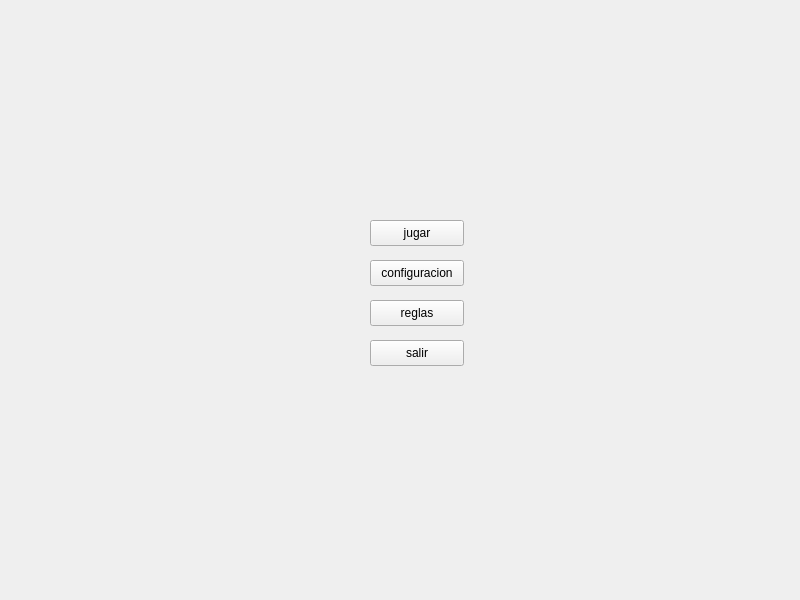
<?xml version="1.0" encoding="UTF-8"?>
<ui version="4.0">
 <class>MainWindow</class>
 <widget class="QMainWindow" name="MainWindow">
  <property name="geometry">
   <rect>
    <x>0</x>
    <y>0</y>
    <width>800</width>
    <height>600</height>
   </rect>
  </property>
  <property name="windowTitle">
   <string>MainWindow</string>
  </property>
  <widget class="QWidget" name="centralwidget">
   <widget class="QStackedWidget" name="pp">
    <property name="geometry">
     <rect>
      <x>0</x>
      <y>20</y>
      <width>801</width>
      <height>551</height>
     </rect>
    </property>
    <property name="layoutDirection">
     <enum>Qt::LayoutDirection::LeftToRight</enum>
    </property>
    <property name="currentIndex">
     <number>0</number>
    </property>
    <widget class="QWidget" name="menu_i">
     <widget class="QPushButton" name="iniciar">
      <property name="geometry">
       <rect>
        <x>370</x>
        <y>200</y>
        <width>94</width>
        <height>26</height>
       </rect>
      </property>
      <property name="text">
       <string>jugar</string>
      </property>
     </widget>
     <widget class="QPushButton" name="config">
      <property name="geometry">
       <rect>
        <x>370</x>
        <y>240</y>
        <width>94</width>
        <height>26</height>
       </rect>
      </property>
      <property name="text">
       <string>configuracion</string>
      </property>
     </widget>
     <widget class="QPushButton" name="reglas">
      <property name="geometry">
       <rect>
        <x>370</x>
        <y>280</y>
        <width>94</width>
        <height>26</height>
       </rect>
      </property>
      <property name="text">
       <string>reglas</string>
      </property>
     </widget>
     <widget class="QPushButton" name="salir">
      <property name="geometry">
       <rect>
        <x>370</x>
        <y>320</y>
        <width>94</width>
        <height>26</height>
       </rect>
      </property>
      <property name="text">
       <string>salir</string>
      </property>
     </widget>
    </widget>
    <widget class="QWidget" name="resultado_page">
     <widget class="QLabel" name="resultado">
      <property name="geometry">
       <rect>
        <x>310</x>
        <y>120</y>
        <width>141</width>
        <height>41</height>
       </rect>
      </property>
      <property name="text">
       <string>resultado</string>
      </property>
     </widget>
     <widget class="QPushButton" name="reiniciar">
      <property name="geometry">
       <rect>
        <x>360</x>
        <y>260</y>
        <width>80</width>
        <height>26</height>
       </rect>
      </property>
      <property name="text">
       <string>siguiente</string>
      </property>
     </widget>
    </widget>
    <widget class="QWidget" name="juego">
     <widget class="QLCDNumber" name="vida_j2">
      <property name="geometry">
       <rect>
        <x>580</x>
        <y>100</y>
        <width>131</width>
        <height>51</height>
       </rect>
      </property>
     </widget>
     <widget class="QLCDNumber" name="ronda">
      <property name="geometry">
       <rect>
        <x>380</x>
        <y>20</y>
        <width>131</width>
        <height>51</height>
       </rect>
      </property>
     </widget>
     <widget class="QLCDNumber" name="vida_j1">
      <property name="geometry">
       <rect>
        <x>150</x>
        <y>100</y>
        <width>131</width>
        <height>51</height>
       </rect>
      </property>
     </widget>
     <widget class="QLabel" name="accion">
      <property name="geometry">
       <rect>
        <x>230</x>
        <y>230</y>
        <width>361</width>
        <height>41</height>
       </rect>
      </property>
      <property name="text">
       <string>resultado</string>
      </property>
     </widget>
     <widget class="QWidget" name="gridLayoutWidget">
      <property name="geometry">
       <rect>
        <x>570</x>
        <y>360</y>
        <width>211</width>
        <height>131</height>
       </rect>
      </property>
      <layout class="QGridLayout" name="gridLayout">
       <item row="0" column="1">
        <widget class="QPushButton" name="mejorar">
         <property name="text">
          <string>mejorar</string>
         </property>
        </widget>
       </item>
       <item row="0" column="0">
        <widget class="QPushButton" name="ataque">
         <property name="text">
          <string>ataque</string>
         </property>
        </widget>
       </item>
       <item row="1" column="0">
        <widget class="QPushButton" name="curacion">
         <property name="text">
          <string>Curar</string>
         </property>
        </widget>
       </item>
       <item row="1" column="1">
        <widget class="QPushButton" name="rendirse">
         <property name="text">
          <string>Rendirse</string>
         </property>
        </widget>
       </item>
      </layout>
     </widget>
     <widget class="QLabel" name="letoca">
      <property name="geometry">
       <rect>
        <x>40</x>
        <y>20</y>
        <width>141</width>
        <height>41</height>
       </rect>
      </property>
      <property name="text">
       <string>le toca a</string>
      </property>
     </widget>
     <widget class="QLabel" name="nom_1">
      <property name="geometry">
       <rect>
        <x>150</x>
        <y>60</y>
        <width>141</width>
        <height>41</height>
       </rect>
      </property>
      <property name="text">
       <string/>
      </property>
     </widget>
     <widget class="QLabel" name="nom_2">
      <property name="geometry">
       <rect>
        <x>580</x>
        <y>60</y>
        <width>141</width>
        <height>41</height>
       </rect>
      </property>
      <property name="text">
       <string/>
      </property>
     </widget>
     <widget class="QLabel" name="dado_1">
      <property name="geometry">
       <rect>
        <x>150</x>
        <y>150</y>
        <width>141</width>
        <height>41</height>
       </rect>
      </property>
      <property name="text">
       <string/>
      </property>
     </widget>
     <widget class="QLabel" name="dado_2">
      <property name="geometry">
       <rect>
        <x>580</x>
        <y>150</y>
        <width>141</width>
        <height>41</height>
       </rect>
      </property>
      <property name="text">
       <string/>
      </property>
     </widget>
     <widget class="QProgressBar" name="barra_j1">
      <property name="geometry">
       <rect>
        <x>140</x>
        <y>210</y>
        <width>181</width>
        <height>23</height>
       </rect>
      </property>
      <property name="value">
       <number>24</number>
      </property>
     </widget>
     <widget class="QProgressBar" name="barra_j2">
      <property name="geometry">
       <rect>
        <x>550</x>
        <y>210</y>
        <width>181</width>
        <height>23</height>
       </rect>
      </property>
      <property name="value">
       <number>24</number>
      </property>
     </widget>
     <widget class="CharacterWidget" name="widget" native="true">
      <property name="geometry">
       <rect>
        <x>150</x>
        <y>280</y>
        <width>120</width>
        <height>180</height>
       </rect>
      </property>
     </widget>
     <widget class="CharacterWidget" name="widget_2" native="true">
      <property name="geometry">
       <rect>
        <x>450</x>
        <y>270</y>
        <width>120</width>
        <height>180</height>
       </rect>
      </property>
     </widget>
    </widget>
    <widget class="QWidget" name="personajes">
     <property name="maximumSize">
      <size>
       <width>801</width>
       <height>551</height>
      </size>
     </property>
     <widget class="QWidget" name="horizontalLayoutWidget">
      <property name="geometry">
       <rect>
        <x>30</x>
        <y>200</y>
        <width>711</width>
        <height>91</height>
       </rect>
      </property>
      <layout class="QHBoxLayout" name="horizontalLayout_2">
       <item>
        <widget class="QPushButton" name="p_normal">
         <property name="text">
          <string>normal</string>
         </property>
        </widget>
       </item>
       <item>
        <widget class="QPushButton" name="p_suertudo">
         <property name="text">
          <string>suertudo</string>
         </property>
        </widget>
       </item>
       <item>
        <widget class="QPushButton" name="p_tanque">
         <property name="text">
          <string>tanque</string>
         </property>
        </widget>
       </item>
      </layout>
     </widget>
     <widget class="QLabel" name="character">
      <property name="geometry">
       <rect>
        <x>330</x>
        <y>150</y>
        <width>141</width>
        <height>41</height>
       </rect>
      </property>
      <property name="text">
       <string>elige tu personaje</string>
      </property>
     </widget>
     <widget class="QLabel" name="turno">
      <property name="geometry">
       <rect>
        <x>70</x>
        <y>20</y>
        <width>141</width>
        <height>41</height>
       </rect>
      </property>
      <property name="text">
       <string> jugador   </string>
      </property>
     </widget>
    </widget>
    <widget class="QWidget" name="select_name">
     <widget class="QLabel" name="name">
      <property name="geometry">
       <rect>
        <x>270</x>
        <y>110</y>
        <width>141</width>
        <height>41</height>
       </rect>
      </property>
      <property name="text">
       <string>elige tu nombre:</string>
      </property>
     </widget>
     <widget class="QLineEdit" name="nombre">
      <property name="geometry">
       <rect>
        <x>340</x>
        <y>160</y>
        <width>113</width>
        <height>26</height>
       </rect>
      </property>
     </widget>
     <widget class="QPushButton" name="siguiente">
      <property name="geometry">
       <rect>
        <x>390</x>
        <y>290</y>
        <width>80</width>
        <height>26</height>
       </rect>
      </property>
      <property name="text">
       <string>siguiente</string>
      </property>
     </widget>
    </widget>
    <widget class="QWidget" name="reglas_page">
     <widget class="QLabel" name="label">
      <property name="geometry">
       <rect>
        <x>310</x>
        <y>40</y>
        <width>251</width>
        <height>61</height>
       </rect>
      </property>
      <property name="text">
       <string>reglas</string>
      </property>
     </widget>
     <widget class="QLabel" name="label_2">
      <property name="geometry">
       <rect>
        <x>90</x>
        <y>100</y>
        <width>611</width>
        <height>151</height>
       </rect>
      </property>
      <property name="text">
       <string>para cada acción tienes que tirar un dado y referente a este define que tan efectivo
es la acción. no olvides
1.ataca para eliminar al contrincante
2.Cúrate para evitar ser eliminado
3.Mejora el dado para tener mayores probabilidad de hacer más daño
4.Reza por no fallar los ataques
</string>
      </property>
     </widget>
     <widget class="QPushButton" name="volver">
      <property name="geometry">
       <rect>
        <x>370</x>
        <y>320</y>
        <width>94</width>
        <height>26</height>
       </rect>
      </property>
      <property name="text">
       <string>volver</string>
      </property>
     </widget>
    </widget>
    <widget class="QWidget" name="config_page">
     <widget class="QPushButton" name="volver_2">
      <property name="geometry">
       <rect>
        <x>360</x>
        <y>370</y>
        <width>94</width>
        <height>26</height>
       </rect>
      </property>
      <property name="text">
       <string>volver</string>
      </property>
     </widget>
     <widget class="QWidget" name="gridLayoutWidget_2">
      <property name="geometry">
       <rect>
        <x>180</x>
        <y>60</y>
        <width>481</width>
        <height>80</height>
       </rect>
      </property>
      <layout class="QGridLayout" name="gridLayout_3">
       <item row="0" column="0">
        <widget class="QLabel" name="rond_m_s">
         <property name="text">
          <string>ronda de muerte subita</string>
         </property>
        </widget>
       </item>
       <item row="0" column="2">
        <widget class="QLabel" name="rond_m_s_3">
         <property name="text">
          <string>probablidad de acierto</string>
         </property>
        </widget>
       </item>
       <item row="0" column="1">
        <widget class="QLabel" name="rond_m_s_2">
         <property name="text">
          <string>multiplicador de critico</string>
         </property>
        </widget>
       </item>
       <item row="1" column="0">
        <widget class="QLineEdit" name="rond_muerte_s">
         <property name="text">
          <string>10</string>
         </property>
        </widget>
       </item>
       <item row="1" column="1">
        <widget class="QLineEdit" name="multi_crit">
         <property name="text">
          <string>1.5</string>
         </property>
        </widget>
       </item>
       <item row="1" column="2">
        <widget class="QLineEdit" name="prob_acierto">
         <property name="text">
          <string>80</string>
         </property>
        </widget>
       </item>
      </layout>
     </widget>
     <widget class="QLabel" name="configuraciones">
      <property name="geometry">
       <rect>
        <x>340</x>
        <y>-10</y>
        <width>155</width>
        <height>46</height>
       </rect>
      </property>
      <property name="text">
       <string>configuraciones</string>
      </property>
     </widget>
    </widget>
   </widget>
  </widget>
  <widget class="QMenuBar" name="menubar">
   <property name="geometry">
    <rect>
     <x>0</x>
     <y>0</y>
     <width>800</width>
     <height>25</height>
    </rect>
   </property>
  </widget>
 </widget>
 <customwidgets>
  <customwidget>
   <class>CharacterWidget</class>
   <extends>QWidget</extends>
   <header>DisenoPersonajes.h</header>
   <container>1</container>
  </customwidget>
 </customwidgets>
 <resources/>
 <connections/>
</ui>
